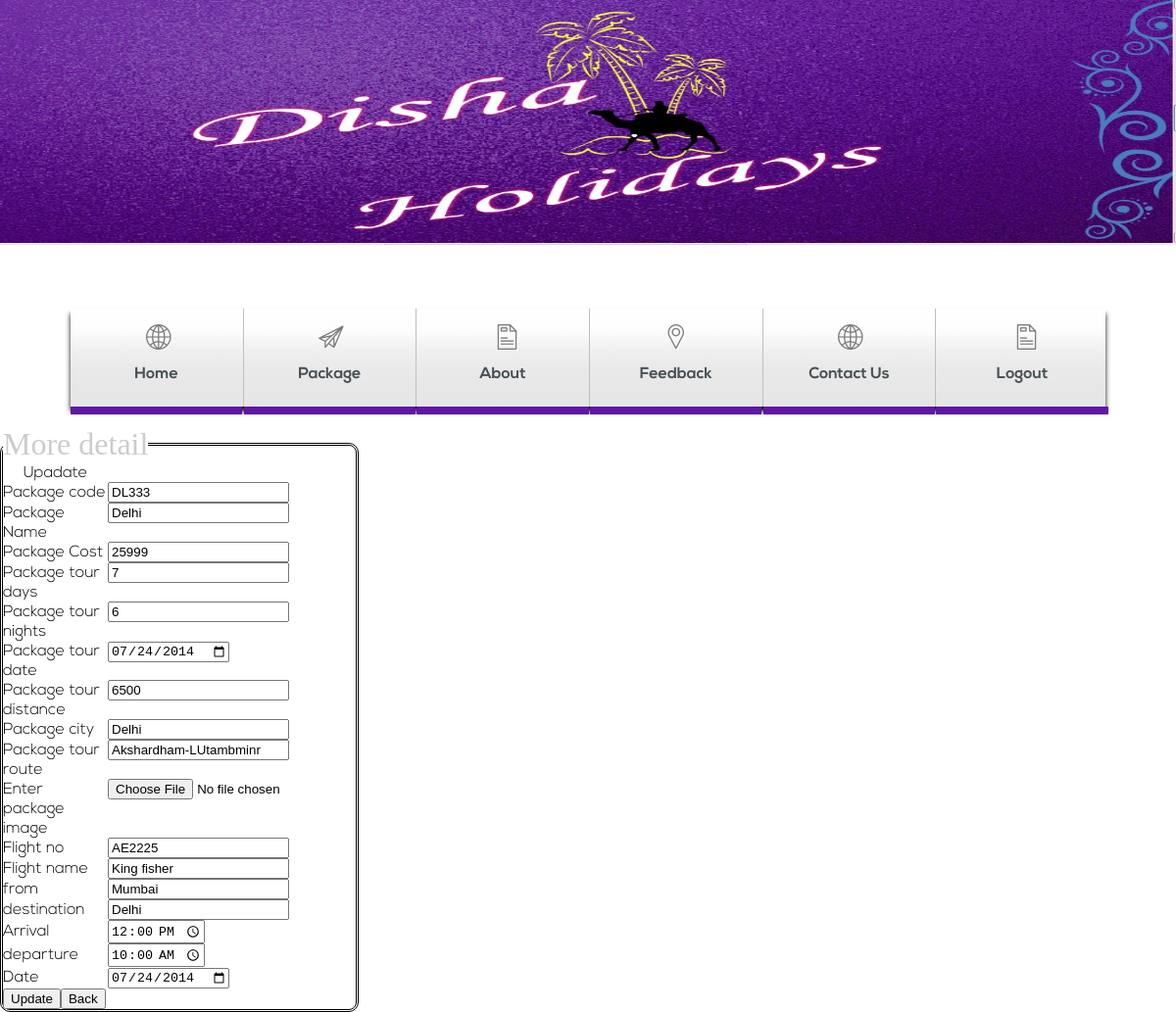
The page /pack_update.php?package_code=DL333 on the database its author committed.
### tables this page shows
CREATE TABLE IF NOT EXISTS `package_master` (
  `package_code` varchar(8) NOT NULL,
  `package_name` varchar(35) NOT NULL,
  `package_cost` float NOT NULL,
  `package_tour_day` int(2) NOT NULL,
  `package_tour_night` int(2) NOT NULL,
  `tour_date` date NOT NULL,
  `package_tour_distance` float NOT NULL,
  `package_city` varchar(20) NOT NULL,
  `package_tour_route` varchar(100) NOT NULL,
  `image` text,
  PRIMARY KEY (`package_code`),
  UNIQUE KEY `package_code` (`package_code`)
);

CREATE TABLE IF NOT EXISTS `flight_master` (
  `package_code` varchar(6) NOT NULL,
  `fno` varchar(10) NOT NULL,
  `fname` varchar(20) NOT NULL,
  `from` varchar(30) NOT NULL,
  `destination` varchar(30) NOT NULL,
  `ftime` time NOT NULL,
  `dtime` time NOT NULL,
  `date` date NOT NULL,
  PRIMARY KEY (`package_code`),
  UNIQUE KEY `package_code` (`package_code`)
);

### pack_update.php (the view)
<?php
include("admin_header.php");
include('connection.php');
$pid=$_REQUEST['package_code'];
$qry="select * from package_master where package_code='".$pid."'";
$rst=mysql_query($qry,$con);
 while($row=mysql_fetch_array($rst))
  {
?>
<fieldset style="width:30%; border-radius:10px; border:double" >
<legend><font face="Times New Roman" size="6" color="#CCCCCC"><b> More detail </b></font></legend>
<form method="POST" name="update" action="update_insert.php" enctype="multipart/form-data" >
<Table cellpadding="10" cellspacing="10">
<tr><th>Upadate</th></tr>
<tr><td>Package code</td><td><input type="text" readonly value="<?php echo $pid;?>" name="package_code"></td></tr>
<tr><td>Package Name</td><td><input type="text" value="<?php echo $row['package_name']; ?>" name="package_name"></td></tr>
<tr><td>Package Cost</td><td><input type="text" value="<?php echo $row['package_cost'];  ?>" name="package_cost"></td></tr>
<tr><td>Package tour days</td><td><input type="text" value="<?php echo $row['package_tour_day']; ?>" name="package_tour_day"></td></tr><input type="hidden" value="<?php echo $pid ?>" name="pid" >
<tr><td>Package tour nights</td><td><input type="text" value="<?php echo $row['package_tour_night']; ?>" name="package_tour_night" ></td></tr>
<tr><td>Package tour date</td><td><input type="date" value="<?php echo $row['tour_date']; ?>" name="tour_date"></td></tr>
<tr><td>Package tour distance</td><td><input type="text" value="<?php echo $row['package_tour_distance']; ?>" name="package_tour_distance"></td></tr>
<tr><td>Package city</td><td><input type="text" value="<?php echo $row['package_city']; ?>" name="package_city"></td></tr>
<tr><td>Package tour route</td><td><input type="text" value="<?php echo $row['package_tour_route']; ?>" name="package_tour_route"></td></tr>
<tr><td>Enter package image</td><td><input type="file" value="<?php echo $row['image']; ?>"name="image" ></td></tr>
<?php
 }
 $qry1="select * from flight_master where package_code='".$pid."'";
 $rslt=mysql_query($qry1,$con);
 while($row=mysql_fetch_array($rslt))
  {
?>
<tr><td>Flight no</td><td><input type="text" value="<?php echo $row['fno']; ?>" name="fno"></td></tr>
<tr><td>Flight name</td><td><input type="text" value="<?php echo $row['fname']; ?>" name="fname"></td></tr>
<tr><td>from</td><td><input type="text" value="<?php echo $row['from']; ?>" name="from"></td></tr>
<tr><td>destination</td><td><input type="text" value="<?php echo $row['destination']; ?>" name="destination"></td></tr>
<tr><td>Arrival</td><td><input type="time" value="<?php echo $row['ftime']; ?>" name="ftime"></td></tr>
<tr><td>departure</td><td><input type="time" value="<?php echo $row['dtime']; ?>" name="dtime"></td></tr>
<tr><td>Date</td><td><input type="date" value="<?php echo $row['date']; ?>" name="date"></td></tr>
<tr><td colspan="2"><input type="submit" value="Update" name="Update"><input type="button" value="Back" name="Back" onClick="admin_home"></td></tr>
</Table>
</form>
</fieldset>
<?php
  }?>

### css/style.css (style rules this page uses)
F html,body,div,span,applet,object,iframe,h1,h2,h3,h4,h5,h6,p,blockquote,pre,a,abbr,acronym,address,big,cite,code,del,dfn,em,img,ins,kbd,q,s,samp,small,strike,strong,sub,sup,tt,var,b,u,i,dl,dt,dd,ol,nav ul,nav li,fieldset,form,label,legend,table,caption,tbody,tfoot,thead,tr,th,td,article,aside,canvas,details,embed,figure,figcaption,footer,header,hgroup,menu,nav,output,ruby,section,summary,time,mark,audio,video { margin:0;padding:0;border:0;font-size:100%;font:inherit;vertical-align:baseline; }
table { border-collapse:collapse;border-spacing:0; }
body { font-family: 'nexa_lightregular'; font-size: 100%; background: #ffffff; }

### rows shown on the page
package_master: package_name "Delhi", package_cost "25999", package_tour_day "7", package_tour_night "6", tour_date "07/24/2014", package_tour_distance "6500", package_city "Delhi", package_tour_route "Akshardham-LUtambminr"
flight_master: fno "AE2225", fname "King fisher", from "Mumbai", destination "Delhi", ftime "12:00:00", dtime "10:00:00", date "07/24/2014"
